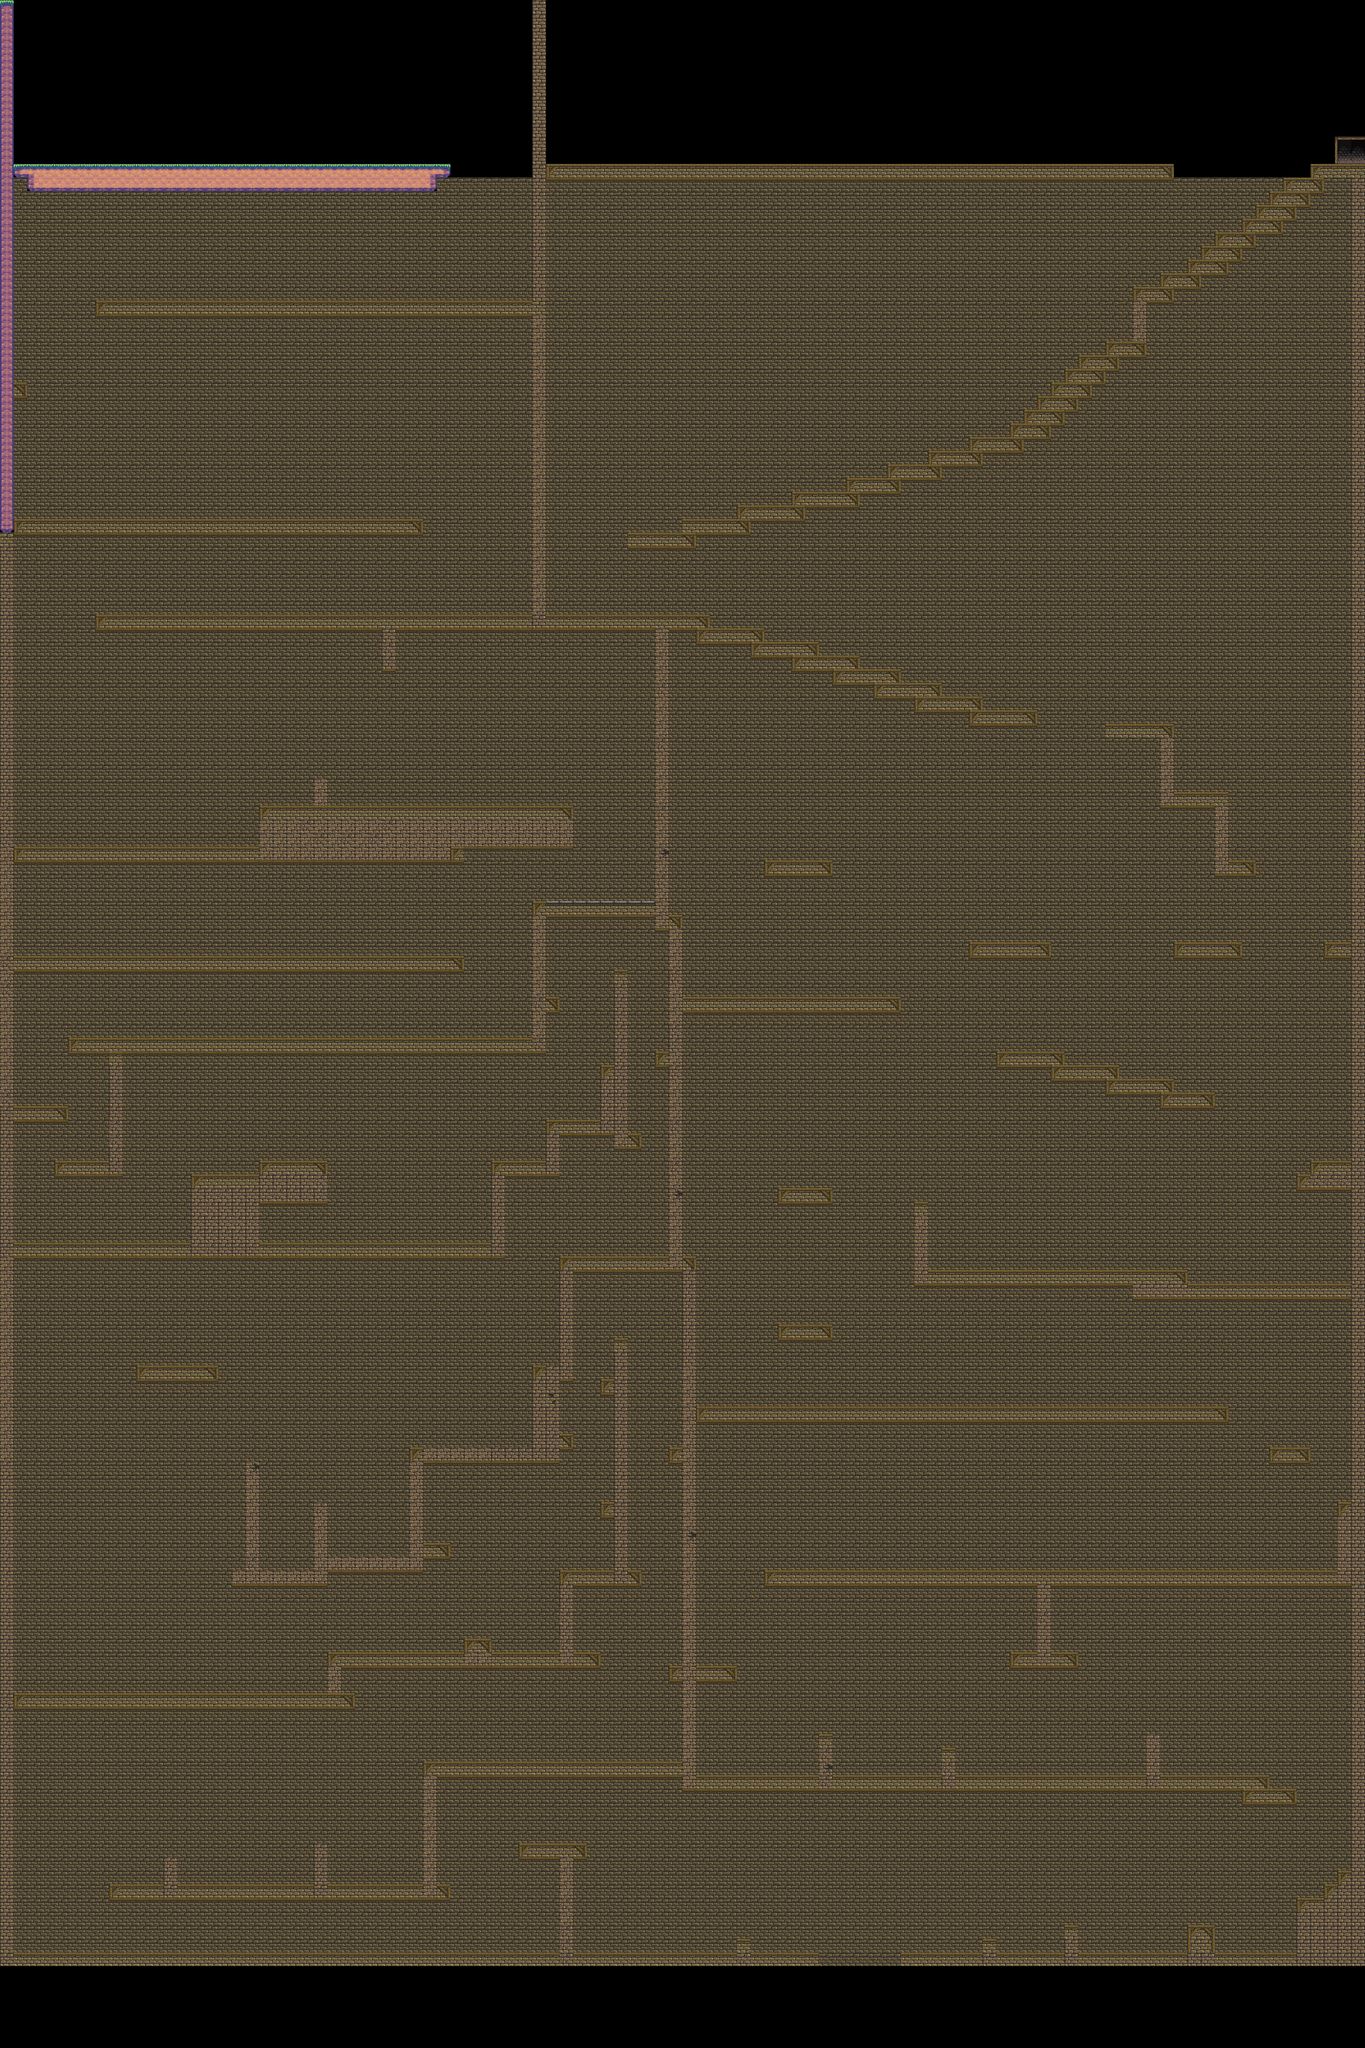

Rendered tile map (Tiled .tmx) drawn with the repository's tilesets; below, a short description and the map source with its tile grids summarised:
An orthogonal 100x150 tile map with 32x32 px tiles, 1 tile layer (set), 3 tilesets and 182 objects (145x blockers, 28x enemy, 7x reverse, player, exit).

<map version="1.0" orientation="orthogonal" width="100" height="150" tilewidth="32" tileheight="32">
 <properties>
  <property name="type" value="exit" />
 </properties>
 <tileset firstgid="1" name="generic.php" tilewidth="32" tileheight="32">
  <image source="../images/tilesets/generic.php.png" width="384" height="608" />
 </tileset>
 <tileset firstgid="229" name="open rpg2" tilewidth="32" tileheight="32">
  <image source="../images/tilesets/open rpg2.png" width="960" height="960" />
 </tileset>
 <tileset firstgid="1129" name="open rpg.php" tilewidth="32" tileheight="32">
  <image source="../images/tilesets/open rpg.php.png" width="960" height="960" />
 </tileset>
 <layer name="set" width="100" height="150">
  <data>[15000 cells, 13234 non-empty, 37 distinct tile ids]</data>
 </layer>
 <objectgroup name="triggers" width="100" height="150" visible="0">
  <object name="blockers" x="0" y="384" width="1056" height="32">
   <properties>
    <property name="blockers" value="tlbr" />
   </properties>
  </object>
  <object name="player" x="64" y="0" width="32" height="32">
   <properties>
    <property name="player" value="" />
   </properties>
  </object>
  <object name="enemy" x="896" y="320" width="32" height="32">
   <properties>
    <property name="enemy" value="Knight" />
   </properties>
  </object>
  <object name="blockers" x="3072" y="384" width="96" height="32">
   <properties>
    <property name="blockers" value="tlbr" />
   </properties>
  </object>
  <object name="exit" x="3168" y="0" width="32" height="384">
   <properties>
    <property name="exit" value="" />
   </properties>
  </object>
  <object name="blockers" x="224" y="704" width="1056" height="32">
   <properties>
    <property name="blockers" value="tlbr" />
   </properties>
  </object>
  <object name="blockers" x="1248" y="0" width="32" height="704">
   <properties>
    <property name="blockers" value="tlbr" />
   </properties>
  </object>
  <object name="blockers" x="0" y="0" width="32" height="384">
   <properties>
    <property name="blockers" value="tlbr" />
   </properties>
  </object>
  <object name="blockers" x="-64" y="1216" width="1056" height="32">
   <properties>
    <property name="blockers" value="tlbr" />
   </properties>
  </object>
  <object name="blockers" x="0" y="416" width="32" height="800">
   <properties>
    <property name="blockers" value="tlbr" />
   </properties>
  </object>
  <object name="blockers" x="32" y="896" width="32" height="32">
   <properties>
    <property name="blockers" value="tlbr" />
   </properties>
  </object>
  <object name="blockers" x="2656" y="704" width="32" height="96">
   <properties>
    <property name="blockers" value="tlbr" />
   </properties>
  </object>
  <object name="blockers" x="3168" y="0" width="32" height="4608">
   <properties>
    <property name="blockers" value="tlbr" />
   </properties>
  </object>
  <object name="reverse" x="864" y="320" width="32" height="32">
   <properties>
    <property name="reverse" value="" />
   </properties>
  </object>
  <object name="blockers" x="1248" y="736" width="32" height="704">
   <properties>
    <property name="blockers" value="tlbr" />
   </properties>
  </object>
  <object name="blockers" x="224" y="1440" width="1440" height="32">
   <properties>
    <property name="blockers" value="tlbr" />
   </properties>
  </object>
  <object name="blockers" x="0" y="1248" width="32" height="3328">
   <properties>
    <property name="blockers" value="tlbr" />
   </properties>
  </object>
  <object name="blockers" x="32" y="1984" width="1056" height="32">
   <properties>
    <property name="blockers" value="tlbr" />
   </properties>
  </object>
  <object name="blockers" x="1536" y="1472" width="32" height="704">
   <properties>
    <property name="blockers" value="tlbr" />
   </properties>
  </object>
  <object name="blockers" x="608" y="1888" width="736" height="96">
   <properties>
    <property name="blockers" value="tlbr" />
   </properties>
  </object>
  <object name="blockers" x="736" y="1824" width="32" height="64">
   <properties>
    <property name="blockers" value="tlbr" />
   </properties>
  </object>
  <object name="blockers" x="896" y="1472" width="32" height="96">
   <properties>
    <property name="blockers" value="tlbr" />
   </properties>
  </object>
  <object name="blockers" x="1248" y="2112" width="288" height="32">
   <properties>
    <property name="blockers" value="tlbr" />
   </properties>
  </object>
  <object name="blockers" x="1248" y="2144" width="32" height="288">
   <properties>
    <property name="blockers" value="tlbr" />
   </properties>
  </object>
  <object name="blockers" x="160" y="2432" width="1120" height="32">
   <properties>
    <property name="blockers" value="tlbr" />
   </properties>
  </object>
  <object name="blockers" x="32" y="2240" width="1056" height="32">
   <properties>
    <property name="blockers" value="tlbr" />
   </properties>
  </object>
  <object name="blockers" x="32" y="2592" width="128" height="32">
   <properties>
    <property name="blockers" value="tlbr" />
   </properties>
  </object>
  <object name="blockers" x="256" y="2464" width="32" height="256">
   <properties>
    <property name="blockers" value="tlbr" />
   </properties>
  </object>
  <object name="blockers" x="128" y="2720" width="160" height="32">
   <properties>
    <property name="blockers" value="tlbr" />
   </properties>
  </object>
  <object name="blockers" x="32" y="2912" width="1120" height="32">
   <properties>
    <property name="blockers" value="tlbr" />
   </properties>
  </object>
  <object name="blockers" x="448" y="2752" width="160" height="160">
   <properties>
    <property name="blockers" value="tlbr" />
   </properties>
  </object>
  <object name="blockers" x="608" y="2720" width="160" height="96">
   <properties>
    <property name="blockers" value="tlbr" />
   </properties>
  </object>
  <object name="blockers" x="1152" y="2752" width="32" height="192">
   <properties>
    <property name="blockers" value="tlbr" />
   </properties>
  </object>
  <object name="blockers" x="1152" y="2720" width="128" height="32">
   <properties>
    <property name="blockers" value="tlbr" />
   </properties>
  </object>
  <object name="blockers" x="1280" y="2656" width="32" height="96">
   <properties>
    <property name="blockers" value="tlbr" />
   </properties>
  </object>
  <object name="blockers" x="1280" y="2624" width="128" height="32">
   <properties>
    <property name="blockers" value="tlbr" />
   </properties>
  </object>
  <object name="blockers" x="1408" y="2496" width="64" height="160">
   <properties>
    <property name="blockers" value="tlbr" />
   </properties>
  </object>
  <object name="blockers" x="1280" y="2336" width="32" height="32">
   <properties>
    <property name="blockers" value="tlbr" />
   </properties>
  </object>
  <object name="blockers" x="1440" y="2272" width="32" height="224">
   <properties>
    <property name="blockers" value="tlbr" />
   </properties>
  </object>
  <object name="blockers" x="1568" y="2144" width="32" height="832">
   <properties>
    <property name="blockers" value="tlbr" />
   </properties>
  </object>
  </objectgroup>
</map>
<!-- 142 of 182 objects omitted -->
